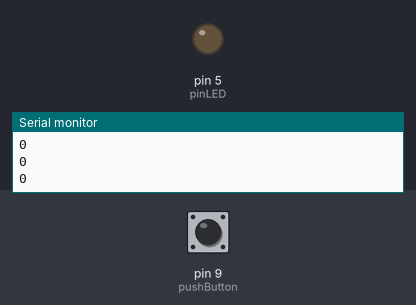
Simulated run of this sketch. Board: Arduino Uno, built with avr-gcc and run on an emulated ATmega328P. On the bench: output pins drawn as LEDs (lit = HIGH), the last lines printed to the serial monitor. The inputs (shaded band) are chosen by the test bench; at power-on: pin 9 (pushButton) LOW.

Above: at 1.2 s.
1.3 s: pin 9 (pushButton) pulled HIGH for 0.15 s
At 1.45 s:
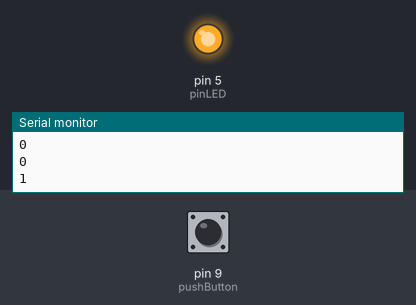
Timing chart, 0 to 9.1 s (numbered marks = the images above; inputs shaded):
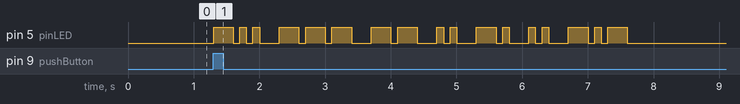

Measured:
- after the input at 1.3 s, pin 5 (pinLED): LOW → HIGH at once, → LOW 0.30 s later, → HIGH 0.10 s later, → LOW 0.10 s later, … (34 changes in this stretch)

The sketch:

m1-7.ino
```cpp
int pinLED = 5;
int pushButton = 9;

int dotLength = 100;

void setup() {
    Serial.begin(9600);

    pinMode(pinLED, OUTPUT);
    pinMode(pushButton, INPUT);
}

void loop() {
    int buttonState = digitalRead(pushButton);

    Serial.println(buttonState);

    if (buttonState) {
        sayDominik();
    }

    delay(1);
}

void sayDominik() {
    dash(); dot(); dot(); pauseChar();
    dash(); dash(); dash(); pauseChar();
    dash(); dash(); pauseChar();
    dot(); dot(); pauseChar();
    dash(); dot(); pauseChar();
    dot(); dot(); pauseChar();
    dash(); dot(); dash(); pauseChar();
    pauseWord();
}

void dot() {
    digitalWrite(pinLED, HIGH);
    delay(dotLength);
    digitalWrite(pinLED, LOW);
    delay(dotLength);
}

void dash() {
    digitalWrite(pinLED, HIGH);
    delay(dotLength * 3);
    digitalWrite(pinLED, LOW);
    delay(dotLength);
}

void pauseChar() {
    delay(dotLength * 2);
}

void pauseWord() {
    delay(dotLength * 6);
}
```
